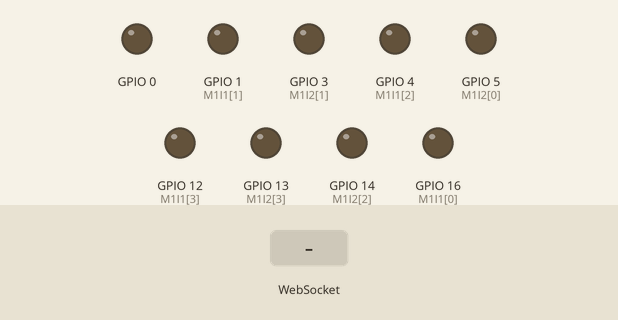
Bench run of a sketch on a simulated ESP8266 (NodeMCU). On the bench: output pins drawn as LEDs (lit = HIGH). The test bench sets the inputs (shaded band). WiFi joins after 1.5 s; servers stay silent unless stated; storage starts empty.

Above: at 2.7 s.
2.8 s: WebSocket text "#" received
At 3.9 s:
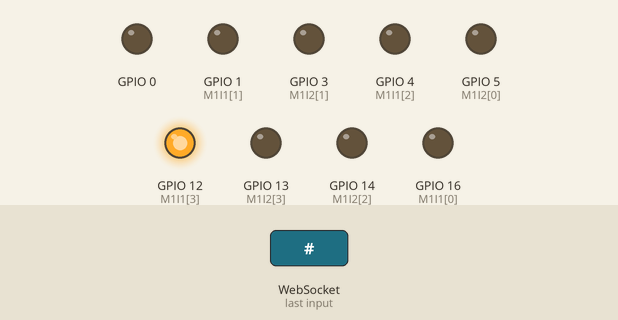
Timing chart, 0 to 5.8 s (numbered marks = the images above; inputs shaded):
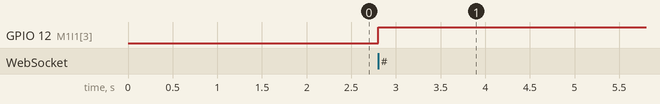

Measured:
- after the input at 2.8 s, GPIO 12 (M1I1[3]): LOW → HIGH at once

The sketch:

esp_WebSocketServer.ino
```cpp
// (licence header left out)
#include <Arduino.h>

#include <WiFiUdp.h>
#include <ArduinoOTA.h>

#include <ESP8266WiFi.h>
#include <ESP8266WiFiMulti.h>
#include <WebSocketsServer.h>
#include <ESP8266WebServer.h>
#include <ESP8266mDNS.h>
#include <Hash.h>
#include <FS.h>

#include <ArduinoJson.h>

//#define DEBUG

#define BUFFER_SIZE 8192

const int M1I1[] = {16, 1, 4, 12}; //0:LF 1:LR 2:RR 3:RF
const int M1I2[] = {5, 3, 14, 13};

const char* path_root   = "/index.html";
const char* path_confW  = "/wificonfig.txt";
uint8_t htmlP[BUFFER_SIZE];
uint8_t confW[BUFFER_SIZE];
const char* ssid;
const char* pass;

ESP8266WiFiMulti WiFiMulti;

ESP8266WebServer server = ESP8266WebServer(80);
WebSocketsServer webSocket = WebSocketsServer(81);

void getWifiSsttings() {
  SPIFFS.begin();
  File confFile = SPIFFS.open(path_confW, "r");
  if (!confFile) {
#ifdef DEBUG
    Serial.println("error! wificonfig.txt not found");
#endif
  }
  size_t size = confFile.size();
  confFile.read(confW, size);
  confFile.close();

  StaticJsonBuffer<200> jsonBuffer;
  JsonObject &root = jsonBuffer.parseObject((char *)confW);
  if (!root.success()) {
#ifdef DEBUG
    Serial.println("wificonf parseObject() failed");
#endif
  }
  ssid = root["ssid"];
  pass = root["password"];
#ifdef DEBUG
  Serial.printf("OK ssid=%s pass=%s\n", ssid, pass);
#endif
}

void webPageReadBuf() {
  SPIFFS.begin();
  File htmlFile = SPIFFS.open(path_root, "r");
  if (!htmlFile) {
#ifdef DEBUG
    Serial.println("error! index.html not found");
#endif
  }
  size_t size = htmlFile.size();
  htmlFile.read(htmlP, size);
  htmlFile.close();
#ifdef DEBUG
  Serial.printf("OK index.html size=%s\n", size);
#endif
}

void webSocketEvent(uint8_t num, WStype_t type, uint8_t * payload, size_t lenght) {
  switch (type) {
    case WStype_DISCONNECTED:
#ifdef DEBUG
      Serial.printf("[%u] Disconnected!\n", num);
#endif
      break;
    case WStype_CONNECTED: {
        IPAddress ip = webSocket.remoteIP(num);
#ifdef DEBUG
        Serial.printf("[%u] Connected from %d.%d.%d.%d url: %s\n", num, ip[0], ip[1], ip[2], ip[3], payload);
#endif
        // send message to client
        webSocket.sendTXT(num, "Connected");
      }
      break;
    case WStype_TEXT:
#ifdef DEBUG
      Serial.printf("[%u] get Text: %s\n", num, payload);
#endif
      if (payload[0] == '#') {
        String st1 = (const char *) &payload[0];
        int ix1 = st1.indexOf(':');
        int si1 = st1.substring(2, 3).toInt() - 1; // #c1:15
        int st2 = st1.substring(ix1 + 1).toInt();
        if (st2 >= 15) {
          analogWrite(M1I1[si1], ((st2 - 15) * 68)); // 68 is 1020(pwm 0-1023)
          analogWrite(M1I2[si1], 0);
        } else {
          analogWrite(M1I1[si1], 0);
          analogWrite(M1I2[si1], ((15 - st2) * 68));
        }
#ifdef DEBUG
        Serial.printf("debug=%d: %d\n", si1, st2);
#endif
      }
      break;
  }
}

void setup() {
#ifdef DEBUG
  Serial.begin(115200);
  //Serial.setDebugOutput(true);
  Serial.println();
  Serial.println();
  Serial.println();
#endif

  for (int i = 0; i < 4; i++) {
    analogWrite(M1I1[i], 0); //STOP 0-0
    analogWrite(M1I2[i], 0);
  }
  webPageReadBuf(); //html file to memBuf

  getWifiSsttings(); //WIFI Setting
  WiFiMulti.addAP(ssid, pass);

  while (WiFiMulti.run() != WL_CONNECTED) {
    delay(100);
  }

  // ota-----
  ArduinoOTA.setPort(8266);
  ArduinoOTA.setHostname("esp8266");
  ArduinoOTA.onStart([]() {
#ifdef DEBUG
    Serial.println("Start");
#endif
  });
  ArduinoOTA.onEnd([]() {
#ifdef DEBUG
    Serial.println("\nEnd");
#endif
  });
  ArduinoOTA.onProgress([](unsigned int progress, unsigned int total) {
#ifdef DEBUG
    Serial.printf("Progress: %u%%\r", (progress / (total / 100)));
#endif
  });
  ArduinoOTA.onError([](ota_error_t error) {
#ifdef DEBUG
    Serial.printf("Error[%u]: ", error);
#endif
    if (error == OTA_AUTH_ERROR) {
#ifdef DEBUG
      Serial.println("Auth Failed");
#endif
    } else if (error == OTA_BEGIN_ERROR) {
#ifdef DEBUG
      Serial.println("Begin Failed");
#endif
    } else if (error == OTA_CONNECT_ERROR) {
#ifdef DEBUG
      Serial.println("Connect Failed");
#endif
    } else if (error == OTA_RECEIVE_ERROR) {
#ifdef DEBUG
      Serial.println("Receive Failed");
#endif
    } else if (error == OTA_END_ERROR) {
#ifdef DEBUG
      Serial.println("End Failed");
#endif
    }
  });
  ArduinoOTA.begin();
  // ota-----
  webSocket.begin();  // start webSocket server
  webSocket.onEvent(webSocketEvent);
  if (MDNS.begin("esp8266")) {
#ifdef DEBUG
    Serial.println("MDNS responder started. access for http://esp8266.local");
#endif
  }
  server.on("/", []() {
    server.send(200, "text/html", (char *)htmlP); //send index.html
  });
  server.begin();
  // Add service to MDNS
  MDNS.addService("http", "tcp", 80);
  MDNS.addService("ws", "tcp", 81);
}

void loop() {
  ArduinoOTA.handle();
  webSocket.loop();
  server.handleClient();
}
```
